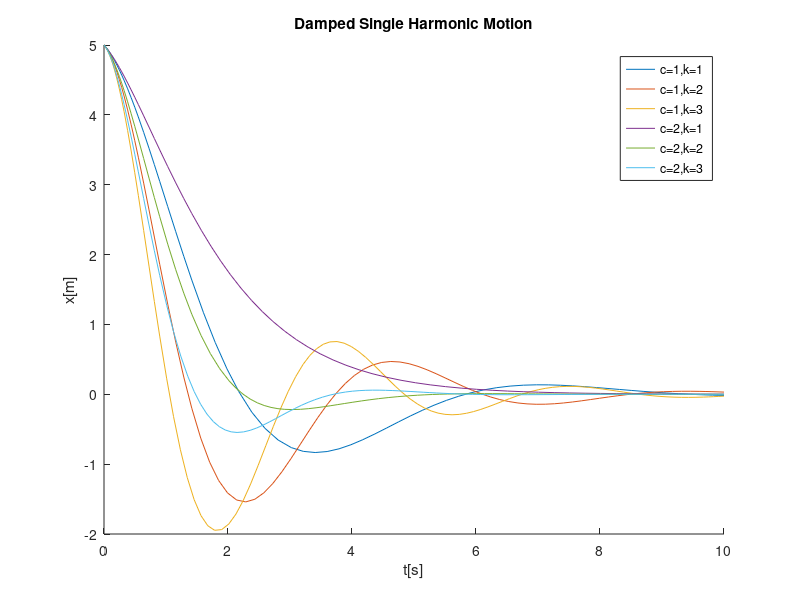

This figure's MATLAB source:
% x''+c*x'+k*x=0.....second order differential eqaution
% Convert the ode into two first order odes as follows:
% let f1=x
% f2=x'

% then f2'=x''

% now put the value of x,x',x'' in the second order ode ,obtained
% f2'+c*f2+k*f1=0
% f2'=-c*f2-k*f1

% putting everything together ,obtained
% f1'=f2 as f1'=x'=f2
% f2'=-c*f2-k*f1

% initial conditions
% f1(0)=5
% f2(0)=-1

% part 1))
% define the function handle shm as a column vector 
shm=@(t,f,c,k) [f(2);-c*f(2)-k*f(1)]; % this is also called a parameterized 
% function with parameters c and k


% part 2))
% define the initial conditions
f0=[5;-1];

tspan=[0,10];


% part 3))
hold on % to plot multiple graphs on the same plot
for c=[1,2]
    for k=[1,2,3]
        
        % Note: ode45 function accepts function with only two arguments
        % namely t and f
        % so what to do on c and k
        % follow the procedure:
        % there are two ways :
        % 1. pass @(t,f) shm(t,f,c,k)  to the function ode45 
        % 2. create another function handle and pass to the ode45 function
        % shm1=@(t,f) shm(t,f,c,k)  this is a function of two arguments
        % only
        % We will use 1
        
        [t,f]=ode45(@(t,f)shm(t,f,c,k),tspan,f0);
        
        % get the solution for x
        % since f1=x and f(:,1)=f1 as f is a matrix which has two columns
        % ,first one corresponds to f1 and second one corresponds to f2
        
        x=f(:,1);
        
        % plot
        plot(t,x)
        
    end
end

legend("c=1,k=1","c=1,k=2","c=1,k=3","c=2,k=1","c=2,k=2","c=2,k=3") % annotate the plot with legend

title("Damped Single Harmonic Motion")
xlabel("t[s]")
ylabel("x[m]")

hold off % detach from the plot
